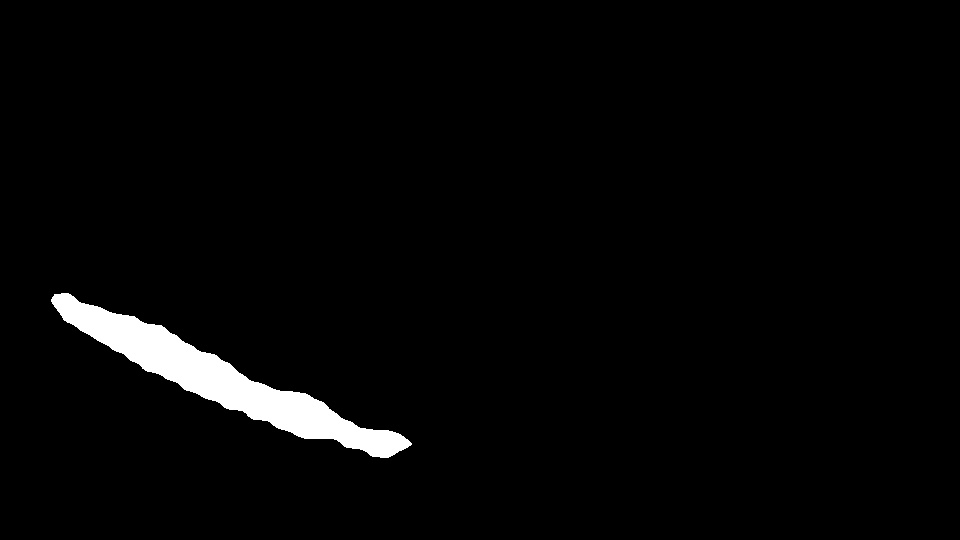
#> input picture vision_system/images_michael/binary_mask_f1.jpg, 960 x 540 px, found by its file name; its folder holds 4 pictures in this run
$ python bspline.py
#> lines starting #> are read from the running program, lines starting #| are printed output that depends on the picture; after the words box and inside, x2 and y2 are one past the last pixel; in counts of white or black regions, pixels touching at a corner belong together; long printed decimals are rounded


import numpy as np
from scipy.interpolate import splprep, splev
import matplotlib.pyplot as plt
import cv2 as cv


path_to_input = '/home/daniel/catkin_ws/src/ur3_project/vision_system/'

for f in '12345':
    img = cv.imread(path_to_input+'images_michael/binary_mask_f'+f+'.jpg') # Read
#> img is the input picture: shape (540, 960, 3); min 0, max 255, mean 6.4
    belly_mask = cv.cvtColor(img, cv.COLOR_BGR2GRAY) # Grayscale
    ret,thresh = cv.threshold(belly_mask, 120,255,cv.THRESH_BINARY) # Binary transformation
#> thresh: shape (540, 960); 2.5% white; 1 white region

    contours,hierarchy = cv.findContours(thresh, 1, 2)
#> contours = 1 contour; box (x1, y1, x2, y2) and area: (51, 293, 412, 458) 12628
    cnt = contours[0]
#> cnt = contour of 386 points, box (x1, y1, x2, y2) (51, 293, 412, 458), area 12628
    M = cv.moments(cnt)
#> M = moments, m00 12628, centre m10/m00, m01/m00 = (221.3, 379)

    rows,cols = img.shape[:2]
#> rows = 540; cols = 960
    [vx,vy,x,y] = cv.fitLine(cnt, cv.DIST_L2,0,0.01,0.01)
#> vx = [0.921]; vy = [0.388]; x = [219.5]; y = [378.1]

    pt0 = np.array([x-(50*vx), y-(50*vy)])
#> pt0 = [173.4, 358.7]
    pt1 = np.array([x+(50*vx), y+(50*vy)])
#> pt1 = [265.6, 397.6]
    print('sssss',pt0, pt1)
#| sssss [[173.450]
#|  [358.712]] [[265.597]
#|  [397.557]]

    inside_check_pt0 = cv.pointPolygonTest(cnt, (int(pt0[0]), int(pt0[1])), False)
#> inside_check_pt0 = 1
    inside_check_pt1 = cv.pointPolygonTest(cnt, (int(pt1[0]), int(pt1[1])), False)
#> inside_check_pt1 = 1

    while inside_check_pt0 + inside_check_pt1 != -2: # While both points are inside cnt
        if inside_check_pt0 >= 0:
            pt0 = [pt0[0]-(5*vx), pt0[1]-(5*vy)]
        if inside_check_pt1 >= 0:
            pt1 = [pt1[0]+(5*vx), pt1[1]+(5*vy)]
        inside_check_pt0 = cv.pointPolygonTest(cnt, (int(pt0[0]), int(pt0[1])), False)
        inside_check_pt1 = cv.pointPolygonTest(cnt, (int(pt1[0]), int(pt1[1])), False)
#> this loop made 29 passes
#> (pt0, pt1, inside_check_pt0, inside_check_pt1) on passes 1 to 12: ([[168.8], [356.8]], [[270.2], [399.5]], 1, 1), ([[164.2], [354.8]], [[274.8], [401.4]], 1, 1), ([[159.6], [352.9]], [[279.4], [403.4]], 1, 1), ([[155], [350.9]], [[284], [405.3]], 1, 1), ([[150.4], [349]], [[288.6], [407.3]], 1, 1), ([[145.8], [347.1]], [[293.2], [409.2]], 1, 1), ([[141.2], [345.1]], [[297.8], [411.2]], 1, 1), ([[136.6], [343.2]], [[302.5], [413.1]], 1, 1), ([[132], [341.2]], [[307.1], [415]], 1, 1), ([[127.4], [339.3]], [[311.7], [417]], 1, 1), ([[122.8], [337.3]], [[316.3], [418.9]], 1, 1), ([[118.2], [335.4]], [[320.9], [420.9]], 1, 1)
#> (pt1, inside_check_pt0, inside_check_pt1) on passes 27 to 29: ([[390], [450]], -1, 1), ([[394.6], [451.9]], -1, 1), ([[399.2], [453.9]], -1, -1)

    cv.circle(img, (int(pt0[0]), int(pt0[1])), 3, (0,0,255),2)
#> img: shape (540, 960, 3); 0.01% of pixels changed, all inside (x1, y1, x2, y2) = (49, 304, 58, 313)
    cv.circle(img, (int(pt1[0]), int(pt1[1])), 3, (0,255,0),2)
#> img: shape (540, 960, 3); mean B, G, R 6.4, 6.4, 6.4


    lefty = int((-x*vy/vx) + y)
#> lefty = 285
    righty = int(((cols-x)*vy/vx)+y)
#> righty = 690
    cv.line(img,(cols-1,righty),(0,lefty),(0,255,0),2)
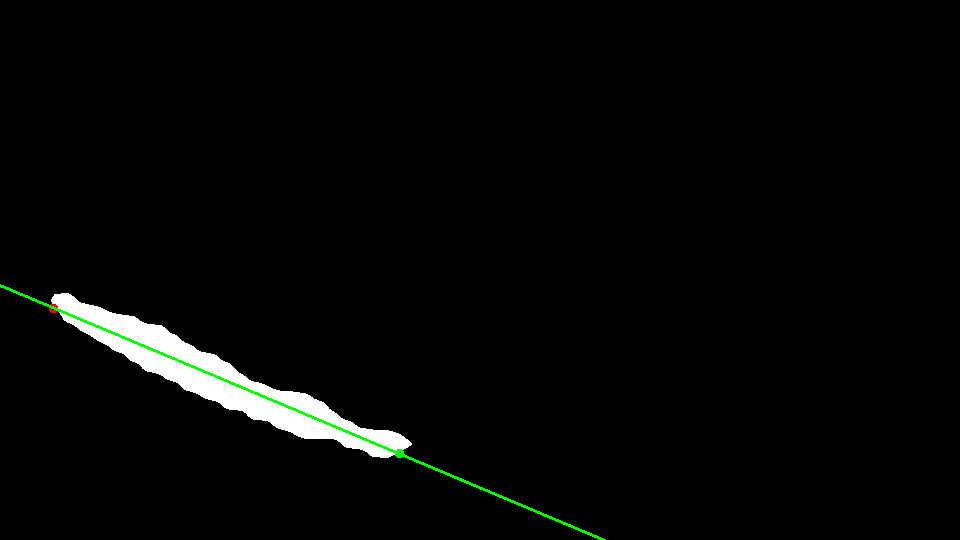
#> img: shape (540, 960, 3); mean B, G, R 5.9, 6.8, 5.9
    cv.imshow('lala', img)
    key = cv.waitKey(0)
#> (key Esc is pressed here)
    cv.destroyAllWindows()
#> pass 2 of the loop `for f in '12345':`:
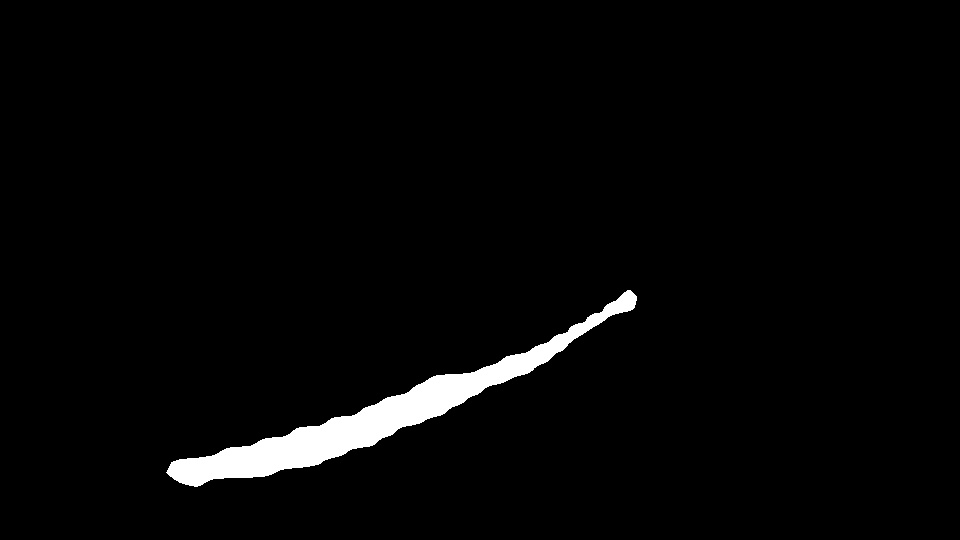
#> input picture vision_system/images_michael/binary_mask_f2.jpg, 960 x 540 px, found by its file name
#> img is the input picture: shape (540, 960, 3); min 0, max 255, mean 6.6
#> thresh: shape (540, 960); 2.6% white; 1 white region
#> contours = 1 contour; box (x1, y1, x2, y2) and area: (166, 290, 637, 487) 12962
#> cnt = contour of 503 points, box (x1, y1, x2, y2) (166, 290, 637, 487), area 12962
#> M = moments, m00 12962, centre m10/m00, m01/m00 = (376.5, 415.3)
#> vx = [0.934]; vy = [-0.356]; x = [418.7]; y = [397.3]
#> `pt0 = np.array([x-(50*vx), y-(50*vy)])`: pt0 = [372, 415.1]
#> `pt1 = np.array([x+(50*vx), y+(50*vy)])`: pt1 = [465.4, 379.4]
#| sssss [[371.9606 ]
#|  [415.053]] [[465.4072 ]
#|  [379.448]]
#> `inside_check_pt0 = cv.pointPolygonTest(cnt, (int(pt0[0]), int(pt0[1]))..`: inside_check_pt0 = 1
#> the loop `while inside_check_pt0 + inside_check_pt1 != -2:` made 40 passes
#> (pt0, pt1, inside_check_pt0, inside_check_pt1) on passes 1 to 8: ([[367.3], [416.8]], [[470.1], [377.7]], 1, 1), ([[362.6], [418.6]], [[474.8], [375.9]], 1, 1), ([[357.9], [420.4]], [[479.4], [374.1]], 1, 1), ([[353.3], [422.2]], [[484.1], [372.3]], 1, 1), ([[348.6], [424]], [[488.8], [370.5]], 1, 1), ([[343.9], [425.7]], [[493.4], [368.8]], 1, 1), ([[339.3], [427.5]], [[498.1], [367]], 1, 1), ([[334.6], [429.3]], [[502.8], [365.2]], 1, 1)
#> lefty = 556
#> righty = 190
#> `cv.line(img,(cols-1,righty),(0,lefty),(0,255,0),2)`:
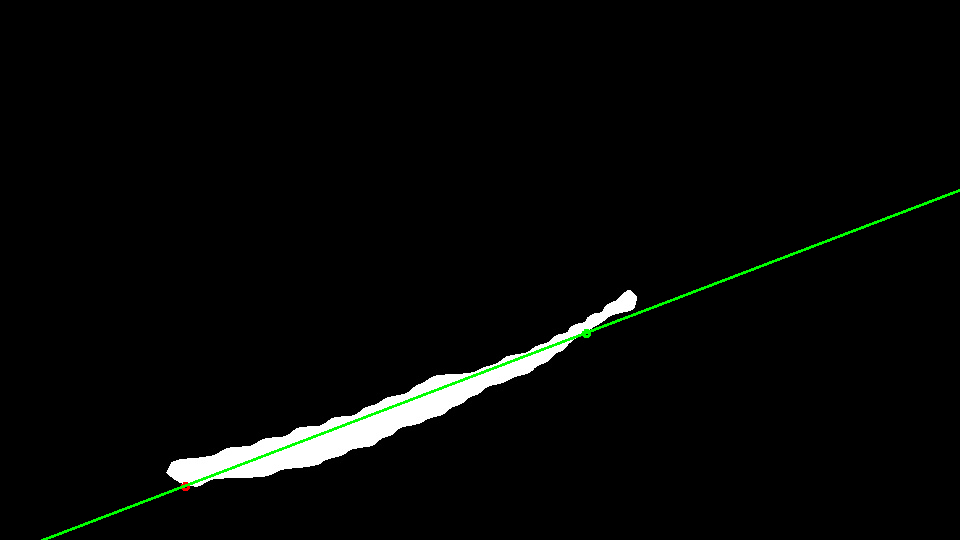
#> img: shape (540, 960, 3); mean B, G, R 6, 7.4, 6.1
#> (key Enter is pressed here)
#> pass 3 of the loop `for f in '12345':`:
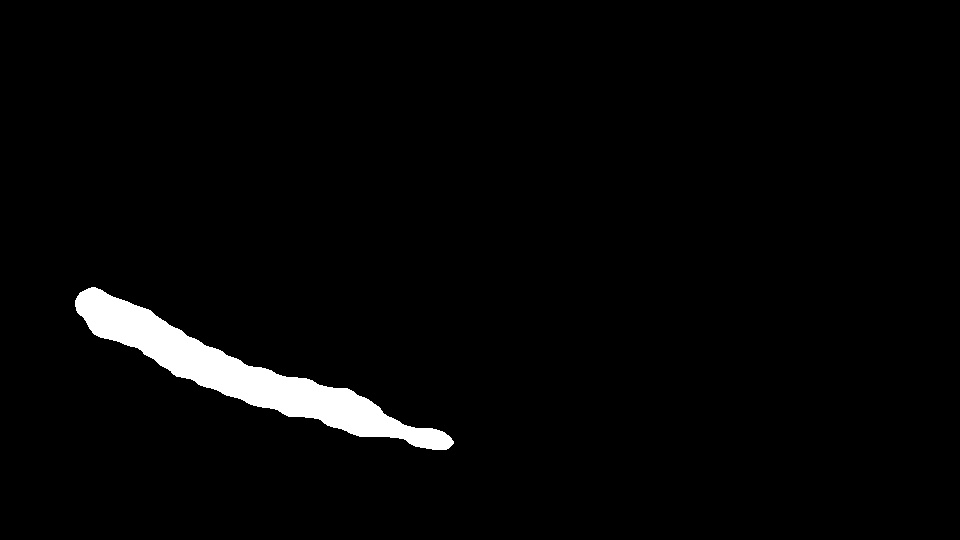
#> input picture vision_system/images_michael/binary_mask_f3.jpg, 960 x 540 px, found by its file name
#> img is the input picture: shape (540, 960, 3); min 0, max 255, mean 6.8
#> thresh: shape (540, 960); 2.7% white; 1 white region
#> contours = 1 contour; box (x1, y1, x2, y2) and area: (75, 287, 454, 450) 13474
#> cnt = contour of 420 points, box (x1, y1, x2, y2) (75, 287, 454, 450), area 13474
#> M = moments, m00 13474, centre m10/m00, m01/m00 = (242.7, 373.3)
#> vx = [0.932]; vy = [0.361]; x = [238.4]; y = [370.1]
#> `pt0 = np.array([x-(50*vx), y-(50*vy)])`: pt0 = [191.8, 352.1]
#> `pt1 = np.array([x+(50*vx), y+(50*vy)])`: pt1 = [285.1, 388.2]
#| sssss [[191.814]
#|  [352.064]] [[285.052]
#|  [388.212]]
#> `inside_check_pt0 = cv.pointPolygonTest(cnt, (int(pt0[0]), int(pt0[1]))..`: inside_check_pt0 = 1
#> the loop `while inside_check_pt0 + inside_check_pt1 != -2:` made 35 passes
#> (pt0, pt1, inside_check_pt0, inside_check_pt1) on passes 1 to 8: ([[187.2], [350.3]], [[289.7], [390]], 1, 1), ([[182.5], [348.4]], [[294.4], [391.8]], 1, 1), ([[177.8], [346.6]], [[299], [393.6]], 1, 1), ([[173.2], [344.8]], [[303.7], [395.4]], 1, 1), ([[168.5], [343]], [[308.4], [397.2]], 1, 1), ([[163.8], [341.2]], [[313], [399.1]], 1, 1), ([[159.2], [339.4]], [[317.7], [400.9]], 1, 1), ([[154.5], [337.6]], [[322.3], [402.7]], 1, 1)
#> lefty = 277
#> righty = 649
#> `cv.line(img,(cols-1,righty),(0,lefty),(0,255,0),2)`:
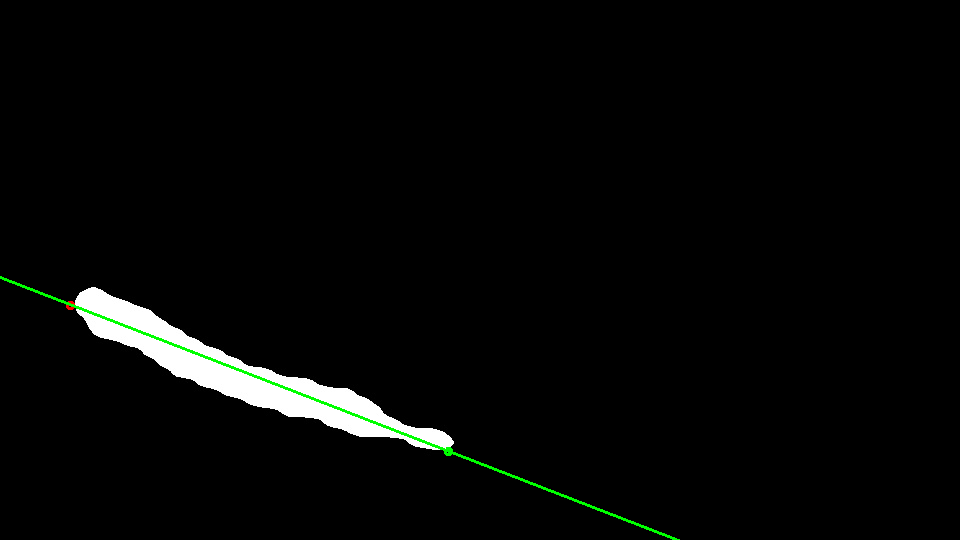
#> img: shape (540, 960, 3); mean B, G, R 6.3, 7.3, 6.3
#> (the run stopped early here; a loop or call above may not have finished)
